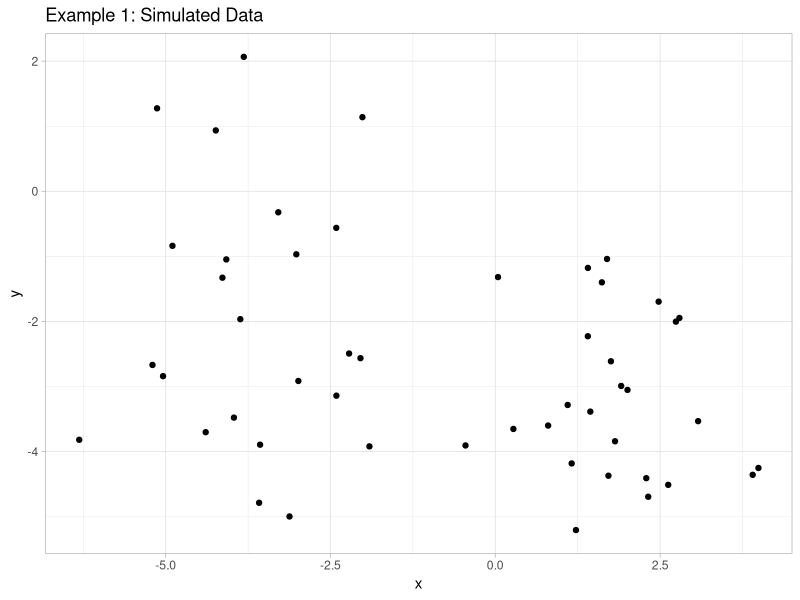
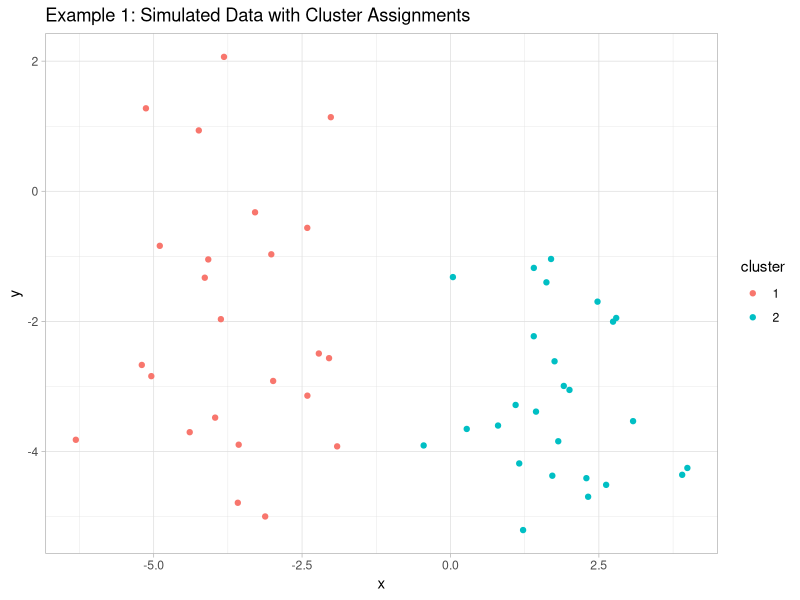
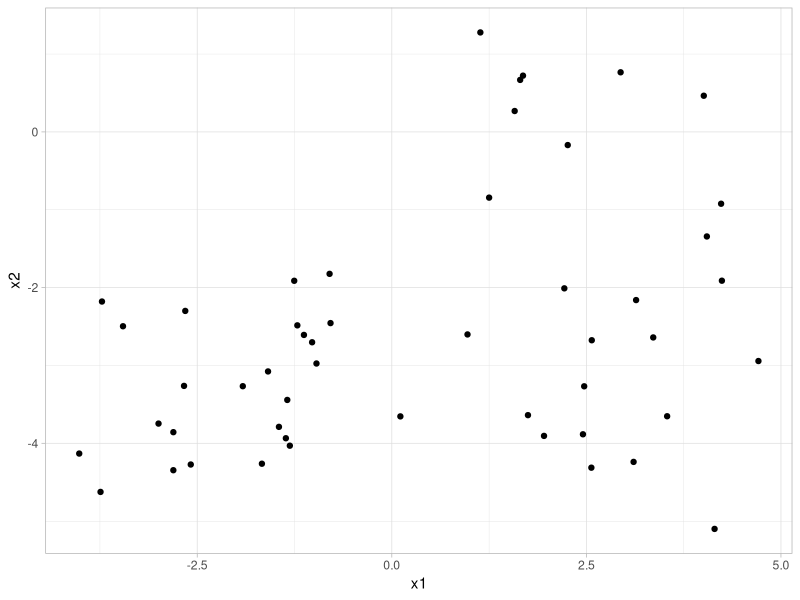
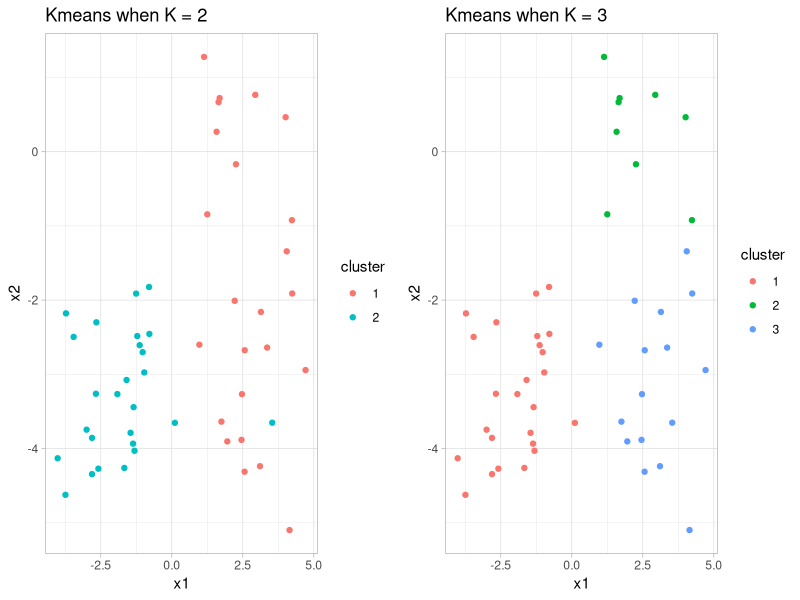
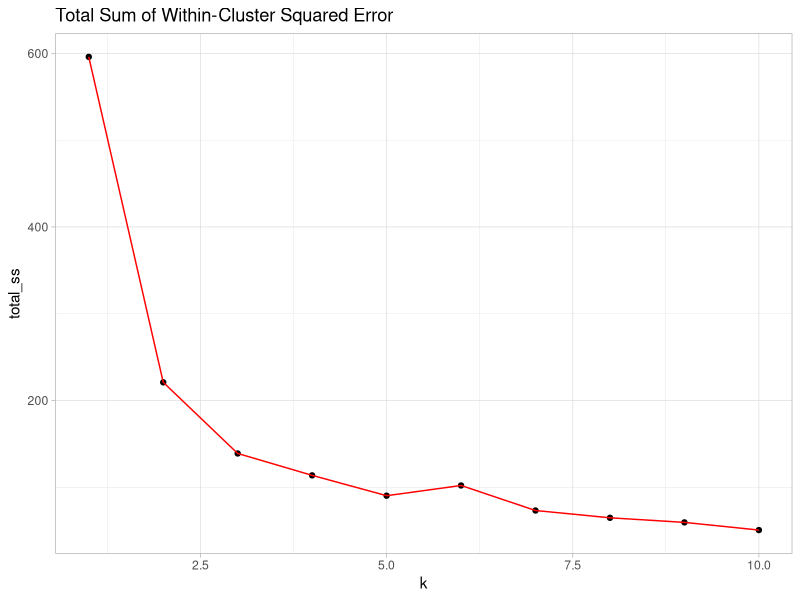
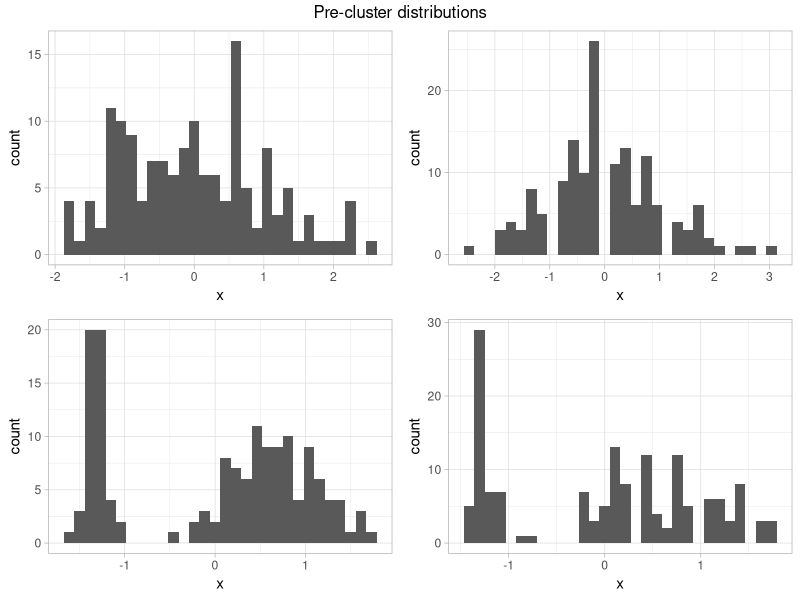
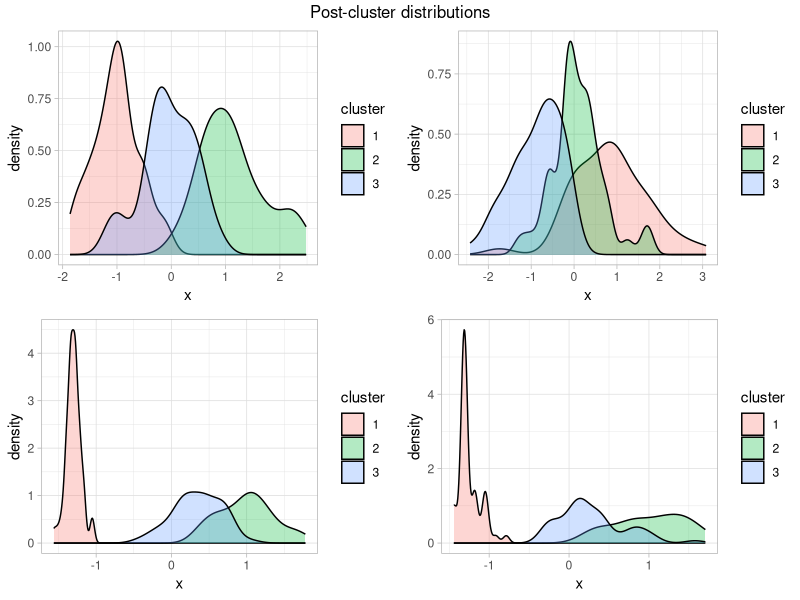

Write R code to recreate these figures, in order.
## ---- chunk 1
#sets the options for all knitr markdown chunks below
knitr::opts_chunk$set(fig.width=12, fig.height=8, fig.path='Figs/',
                      echo=T, warning=FALSE, message=FALSE)

## ---- chunk 2
library(ggplot2) #create plots
library(gridExtra) #plot output 
library(purrr) #map functions.  Much, much better than apply/sapply
#library(cluster) #neat PCA-based visualization of clusters
library(caret)
library(clue) #contains kmediods algorithm
library(lpSolve) #dependency of clue above
library(dplyr) #data manipulation.  Always load last
theme_set(theme_light()) #set ggplot2 theme globally
## ---- chunk 3
set.seed(2)
dummy_data <- data_frame(x = rnorm(n = 50),
                         y = rnorm(n = 50)) %>%
  mutate(x = ifelse(row_number() >= 25, x + 2, x - 4),
         y = ifelse(row_number() >= 10, y - 3, y))
## ---- chunk 4
dummy_data %>% 
  ggplot(aes(x, y)) + 
  geom_point() + 
  ggtitle("Example 1: Simulated Data")
## ---- chunk 5
km1 <- kmeans(x = as.matrix(dummy_data),
              centers = 2)

dummy_data %>% 
  mutate(cluster = as.factor(km1$cluster)) %>% 
  ggplot(aes(x, y, color = cluster)) + 
  geom_point() + 
  ggtitle("Example 1: Simulated Data with Cluster Assignments")
## ---- chunk 6
#Ignore this ugly indentation for now.
dummy_data <- data_frame(x1 = rnorm(n = 50), x2 = rnorm(n = 50)) %>%
  mutate(x1 = ifelse(row_number() <= 15, 
                     yes = x1 + 2,
                     no = ifelse(row_number() <= 25,
                                 yes = x1 + 3,
                                 no = x1 - 2)),
         x2 = ifelse(row_number() >= 10, x2 - 3, x2))

dummy_data %>% 
  ggplot(aes(x1, x2)) + 
  geom_point()
## ---- chunk 7
km11 <- kmeans(x = as.matrix(dummy_data),
              centers = 2)

p1 <- dummy_data %>% 
  mutate(cluster = as.factor(km1$cluster)) %>% 
  ggplot(aes(x1, x2, color = cluster)) + 
  geom_point() + 
  ggtitle("Kmeans when K = 2")

km12 <- kmeans(x = as.matrix(dummy_data),
              centers = 3)

p2 <- dummy_data %>% 
  mutate(cluster = as.factor(km12$cluster)) %>% 
  ggplot(aes(x1, x2, color = cluster)) + 
  geom_point() + 
  ggtitle("Kmeans when K = 3")

grid.arrange(p1, p2, nrow = 1)
## ---- chunk 8
data(iris)
head(iris)

model_data <- iris %>% 
  select(-Species) %>% 
  mutate_all(function(x){(x - mean(x))/sd(x)})
## ---- chunk 9
#try out different values of k from 1 - 5 with kmeans
clustering_models <- 1:10 %>% map(function(x){kmeans(model_data, x)})

clustering_models %>% 
  map_dbl("tot.withinss") %>% 
  as_data_frame() %>% 
  rename(total_ss = value) %>% 
  mutate(k = 1:10) %>%
  ggplot(aes(k, total_ss)) + 
  geom_point() + 
  geom_line(color = "red") + 
  ggtitle("Total Sum of Within-Cluster Squared Error")
  
## ---- chunk 10
make_hist <- function(x){
  model_data %>% 
  ggplot(aes(x)) +
  geom_histogram() 
}

plots <- model_data %>%
  map(make_hist) 

title <- grid::textGrob("Pre-cluster distributions")

grid.arrange(plots[[1]], 
             plots[[2]],
             plots[[3]],
             plots[[4]],
             top = title)
## ---- chunk 11
clustered_model_data <- model_data %>% 
  mutate(cluster = as.factor(kmeans(model_data, 3)$cluster)) %>% 
  map(unlist) %>% 
  as_data_frame()

make_hist <- function(x){
  clustered_model_data %>% 
  ggplot(aes(x, fill = cluster)) +
  geom_density(alpha = 0.3) 
}

plots <- clustered_model_data %>%
  map(make_hist) 

title <- grid::textGrob("Post-cluster distributions")

grid.arrange(plots[[1]], 
             plots[[2]],
             plots[[3]],
             plots[[4]],
             top = title)
## ---- chunk 12
#free up R memory.  This is becaues the medians function is inefficient
rm(list = ls())

outlier_standard_score_model_data <- iris %>% 
  select(-Species) %>% 
  mutate(Sepal.Length = ifelse(row_number() == 1, 
                               yes = Sepal.Length + 100*rnorm(1),
                               no = Sepal.Length)) %>% 
  mutate_all(function(x){(x - mean(x))/sd(x)}) %>% 
  slice(1:50) # makes computation easier

outlier_feature_scaling_model_data <- iris %>% 
  select(-Species) %>% 
  mutate(Sepal.Length = ifelse(row_number() == 1, 
                               yes = Sepal.Length + 100*rnorm(1),
                               no = Sepal.Length)) %>% 
  mutate_all(function(x){(x - min(x))/(max(x) - min(x))}) %>% 
  slice(1:50) # makes computation easier
## ---- chunk 13
outlier_standard_score_model_data %>% 
  select(Sepal.Length) %>% 
  summary()

outlier_feature_scaling_model_data %>% 
  select(Sepal.Length) %>% 
  summary()
## ---- chunk 14
dist_matrix1 <- outlier_standard_score_model_data %>% dist() %>% as.matrix()
dist_matrix2 <- outlier_feature_scaling_model_data %>% dist() %>% as.matrix()
t1 <- kmedoids(dist_matrix1, k = 3)
t2 <- kmedoids(dist_matrix2, k = 3)
## ---- chunk 15
within_cluster_ss <- function(x){
  sum((x - median(x))^2)
}

total_within_ss_standard <- outlier_standard_score_model_data %>% 
  mutate(cluster = as.factor(t1$cluster)) %>% 
  group_by(cluster) %>% 
  summarise_if(is.numeric, within_cluster_ss) %>%
  ungroup() %>% 
  #there must be a cleaner way of doing this, but I don't know the map function well enought right now.
  select(-cluster) %>% 
  t() %>% 
  as_data_frame() %>% 
  map_if(is.numeric, sum) %>% 
  as.numeric() %>% 
  sum()

total_within_ss_feature_scaled <- outlier_feature_scaling_model_data %>% 
  mutate(cluster = as.factor(t2$cluster)) %>% 
  group_by(cluster) %>% 
  summarise_if(is.numeric, within_cluster_ss) %>%
  ungroup() %>% 
  #there must be a cleaner way of doing this, but I don't know the map function well enought right now.
  select(-cluster) %>% 
  t() %>% 
  as_data_frame() %>% 
  map_if(is.numeric, sum) %>% 
  as.numeric() %>% 
  sum()

data_frame("Total within cluster SS with feature scaling" = total_within_ss_feature_scaled,
           "Total within cluster SS with standard scaling" = total_within_ss_standard)
